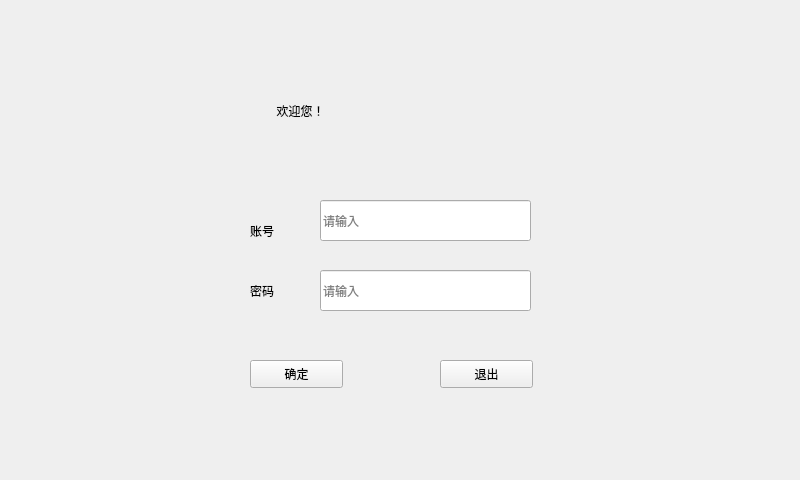
<?xml version="1.0" encoding="UTF-8"?>
<ui version="4.0">
 <class>admin</class>
 <widget class="QWidget" name="admin">
  <property name="geometry">
   <rect>
    <x>0</x>
    <y>0</y>
    <width>800</width>
    <height>480</height>
   </rect>
  </property>
  <property name="windowTitle">
   <string>Form</string>
  </property>
  <widget class="QLabel" name="label_3">
   <property name="geometry">
    <rect>
     <x>250</x>
     <y>60</y>
     <width>271</width>
     <height>101</height>
    </rect>
   </property>
   <property name="styleSheet">
    <string notr="true">font: 26pt &quot;French Script MT&quot;;</string>
   </property>
   <property name="text">
    <string>        欢迎您！</string>
   </property>
  </widget>
  <widget class="QLabel" name="label">
   <property name="geometry">
    <rect>
     <x>250</x>
     <y>210</y>
     <width>71</width>
     <height>41</height>
    </rect>
   </property>
   <property name="text">
    <string>账号</string>
   </property>
  </widget>
  <widget class="QLineEdit" name="lineEdit_2">
   <property name="geometry">
    <rect>
     <x>320</x>
     <y>270</y>
     <width>211</width>
     <height>41</height>
    </rect>
   </property>
   <property name="text">
    <string/>
   </property>
   <property name="echoMode">
    <enum>QLineEdit::Password</enum>
   </property>
   <property name="placeholderText">
    <string>请输入</string>
   </property>
  </widget>
  <widget class="QPushButton" name="btn_admins">
   <property name="geometry">
    <rect>
     <x>250</x>
     <y>360</y>
     <width>93</width>
     <height>28</height>
    </rect>
   </property>
   <property name="text">
    <string>确定</string>
   </property>
  </widget>
  <widget class="QLabel" name="label_2">
   <property name="geometry">
    <rect>
     <x>250</x>
     <y>270</y>
     <width>81</width>
     <height>41</height>
    </rect>
   </property>
   <property name="text">
    <string>密码</string>
   </property>
  </widget>
  <widget class="QPushButton" name="pushButton_2">
   <property name="geometry">
    <rect>
     <x>440</x>
     <y>360</y>
     <width>93</width>
     <height>28</height>
    </rect>
   </property>
   <property name="text">
    <string>退出</string>
   </property>
  </widget>
  <widget class="QLineEdit" name="lineEdit">
   <property name="geometry">
    <rect>
     <x>320</x>
     <y>200</y>
     <width>211</width>
     <height>41</height>
    </rect>
   </property>
   <property name="text">
    <string/>
   </property>
   <property name="placeholderText">
    <string>请输入</string>
   </property>
  </widget>
 </widget>
 <resources/>
 <connections/>
</ui>
